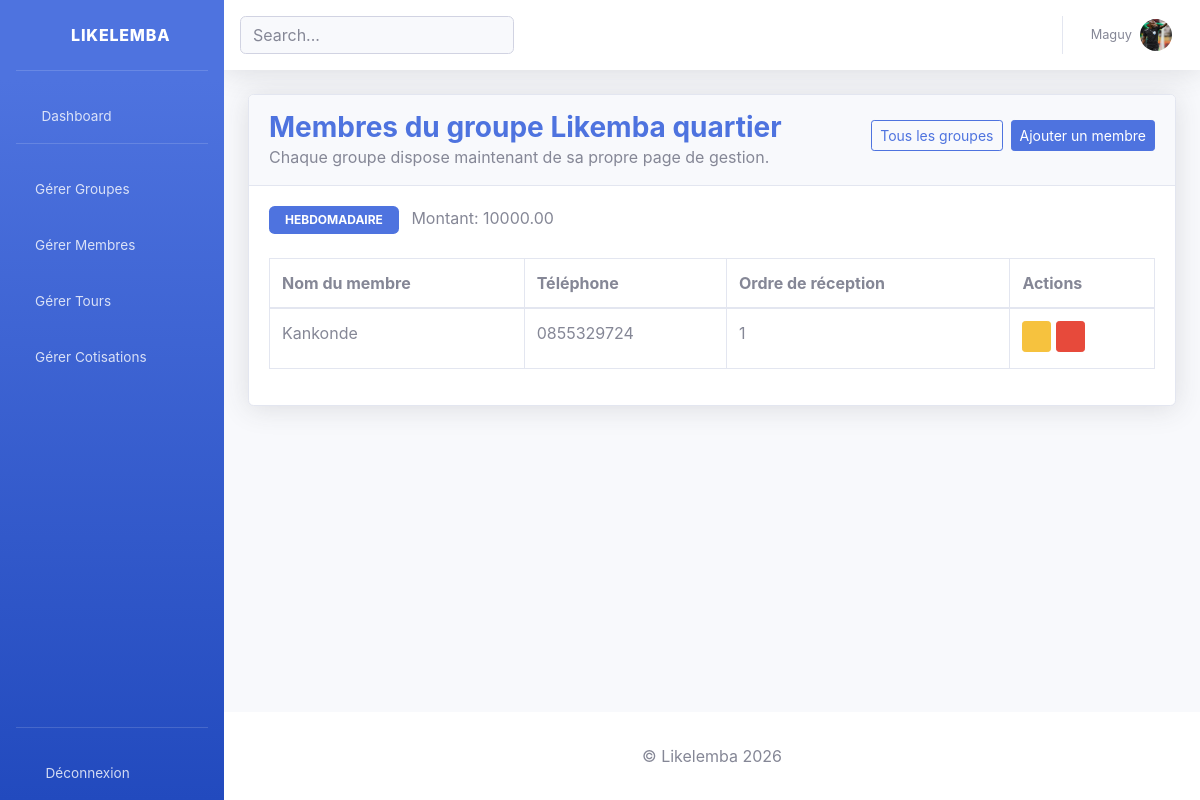
The page /groupes/7/membres/ (signed in) on the database as committed earlier.
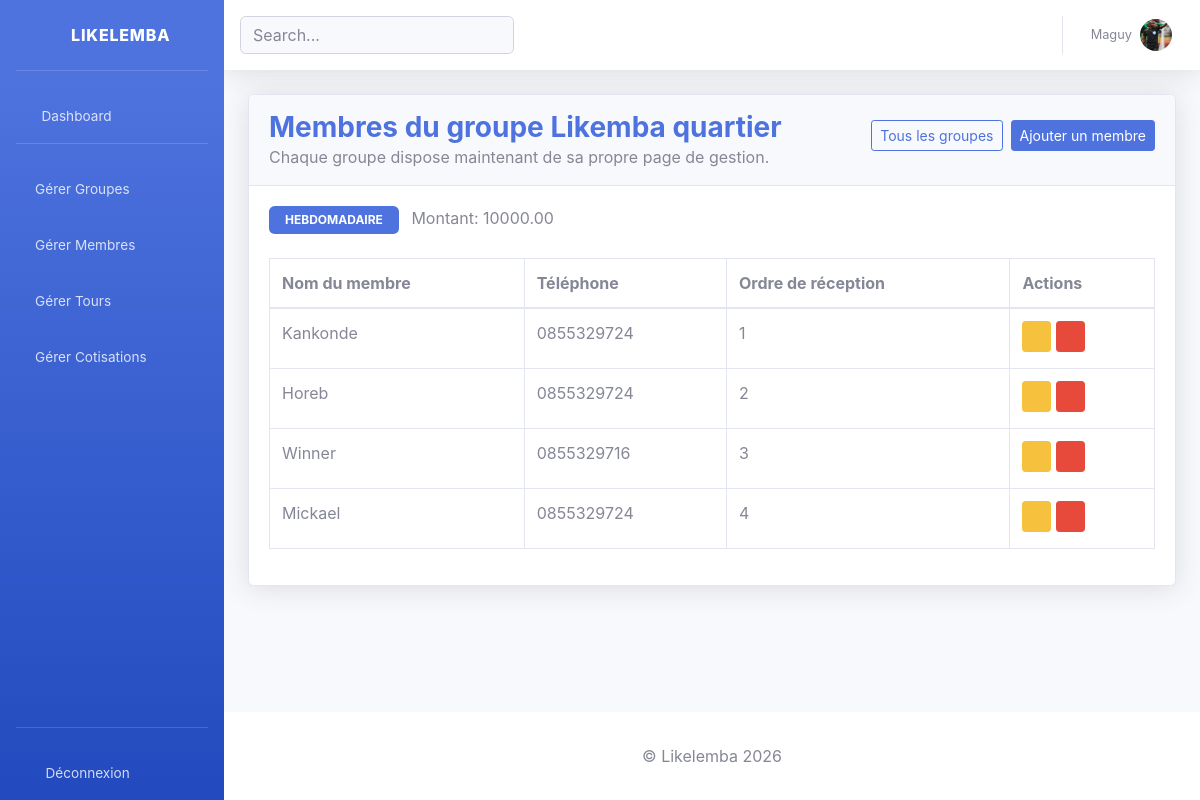
The same page on the database as committed later.
### likelemba_app/models.py (models this page shows, shortened)
class MembreGroupe(models.Model):
    utilisateur = models.ForeignKey(
        Utilisateur,
        on_delete=models.CASCADE,
        null=True,
        blank=True
    )
    groupe = models.ForeignKey(
        Groupe,
        on_delete=models.CASCADE,
        null=True,
        blank=True
    )
    nom = models.CharField(max_length=100, null=True, blank=True)
    telephone = models.CharField(max_length=20, blank=True)
    ordre_reception = models.IntegerField()
    @property
    def nom_affiche(self):
        if self.utilisateur:
            return self.utilisateur.username
        return self.nom or "Membre sans nom"
    class Meta:
        unique_together = ('utilisateur', 'groupe')

### authentification/models.py (models this page shows)
class Utilisateur(AbstractUser):
    telephone = models.CharField(max_length=20)
    ROLE_CHOICES = [
        ('ADMIN', 'Admin'),
        ('MEMBRE', 'Membre')
    ]
    role = models.CharField(max_length=10, choices=ROLE_CHOICES)
    photo = models.ImageField(upload_to='profiles/', null=True, blank=True)
    is_verified = models.BooleanField(default=False)

### likelemba_app/views.py (the view)
# urls.py: path('groupes/<int:groupe_id>/membres/', membres_groupe_view, name='membres_groupe'),
@login_required(login_url="login")
def membres_groupe_view(request, groupe_id):
    if request.user.role != 'ADMIN':
        return redirect('dashboard_membre')
    groupe = get_object_or_404(Groupe, id=groupe_id, admin=request.user)
    membres = MembreGroupe.objects.filter(groupe=groupe).order_by('ordre_reception', 'id')
    return render(request, 'membres/membres_groupe.html', {
        'groupe': groupe,
        'membres': membres
    })

### likelemba/templates/membres/membres_groupe.html (shortened to what this page needs)
{% extends 'base.html' %}
{% block content %}
<div class="card shadow mb-4">
    <div class="card-header py-3 d-flex justify-content-between align-items-center">
        <div>
            <h3 class="m-0 font-weight-bold text-primary">Membres du groupe {{ groupe.nom }}</h3>
            <p class="mb-0 text-muted">Chaque groupe dispose maintenant de sa propre page de gestion.</p>
        </div>
        <div class="d-flex flex-wrap justify-content-end">
            <a href="{% url 'liste_membres' %}" class="btn btn-outline-primary btn-sm mr-2 mb-2">
                Tous les groupes
            </a>
            <a href="{% url 'ajouter_membre' groupe.id %}" class="btn btn-primary btn-sm mb-2">
                Ajouter un membre
            </a>
        </div>
    </div>
    <div class="card-body">
        <div class="mb-4">
            <span class="badge badge-primary px-3 py-2 mr-2">{{ groupe.frequence }}</span>
            <span class="text-muted">Montant: {{ groupe.montant_cotisation }}</span>
        </div>
        <div class="table-responsive">
            <table class="table table-bordered" width="100%" cellspacing="0">
                <thead>
                    <tr>
                        <th>Nom du membre</th>
                        <th>Téléphone</th>
                        <th>Ordre de réception</th>
                        <th>Actions</th>
                    </tr>
                </thead>
                <tbody>
                    {% for membre in membres %}
                    <tr>
                        <td>{{ membre.nom_affiche }}</td>
                        <td>{{ membre.telephone|default:"-" }}</td>
                        <td>{{ membre.ordre_reception }}</td>
                        <td class="text-nowrap">
                            <a href="{% url 'modifier_ordre_membre' membre.id %}" class="btn btn-warning btn-sm mb-1">
                                <i class="fas fa-pen"></i>
                            </a>
                            <button class="btn btn-danger btn-sm mb-1"
                                    data-toggle="modal"
                                    data-target="#deleteModal{{ membre.id }}">
                                <i class="fas fa-trash"></i>
                            </button>
                        </td>
                    </tr>
                    {% empty %}
                    <tr>
                        <td colspan="4" class="text-center">
                            Aucun membre trouvé dans ce groupe.
                        </td>
                    </tr>
                    {% endfor %}
                </tbody>
            </table>
        </div>
    </div>
</div>
{% endblock content %}

Rows that differ between the two databases and show on the page:
added MembreGroupe: nom_affiche "Horeb", telephone "0855329724", ordre_reception "2"
added MembreGroupe: nom_affiche "Winner", telephone "0855329716", ordre_reception "3"
added MembreGroupe: nom_affiche "Mickael", telephone "0855329724", ordre_reception "4"
